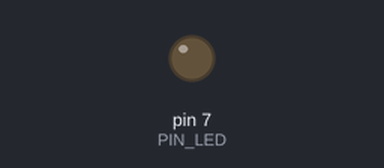
This sketch was run on a simulated Arduino Uno, built with avr-gcc and run on an emulated ATmega328P. Parts: output pins drawn as LEDs (lit = HIGH). Dashed ring = blinking. What the sketch prints to the serial monitor is not drawn. At 2.2 s the program stops and its outputs stay as they are.

Above: at 0.5 s.
At 1.95 s:
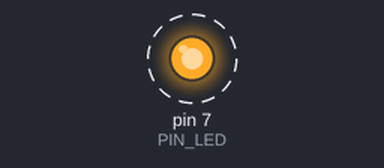
Timing chart, 0 to 3.0 s (numbered marks = the images above):
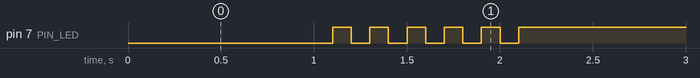

Measured:
- by itself, pin 7 (PIN_LED): alternates HIGH for 0.10 s and LOW for 0.10 s, 11 changes in all, then stays HIGH

The sketch:

05_practice_2.ino
```cpp
#define PIN_LED 7
unsigned int count;

void setup() {
  pinMode(7, OUTPUT);
  Serial.begin(115200);
  while (!Serial) {
    ;
  }

  Serial.println("Hello World!");
  int count = 0;
}


void loop () {

  Serial.println(++count);

  digitalWrite(PIN_LED, 0);
  delay(1000);

  repeat();
  repeat();
  repeat();
  repeat();
  repeat();
  repeat();

  while(1){}

}


void repeat(){
  digitalWrite(PIN_LED, LOW);
  delay(100);
  digitalWrite(PIN_LED, HIGH);
  delay(100);
  }
```
